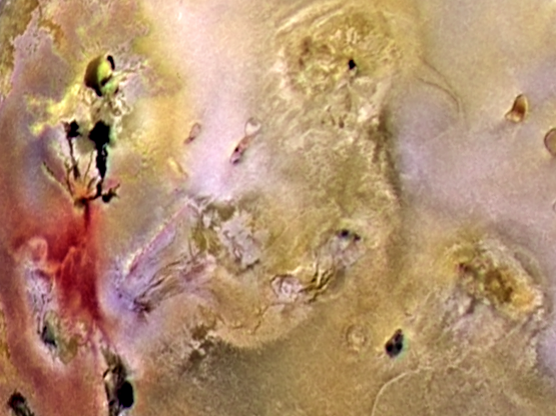
%> input picture EE415 Digital Image Processing/In Class/11-08/Fig0642(a)(jupiter_moon_original).tif, 556 x 416 px
$ octave fig6_42.m   (GNU Octave 9; MATLAB toolbox functions it lacks are replaced by stand-ins)
%> lines starting %> are read from the running program, lines starting %| are printed output that depends on the picture; in (x1, y1, x2, y2) boxes, pixels count from 0 and x2, y2 are one past the last pixel; in counts of white or black regions, pixels touching at a corner belong together; the program's own positions count from 1
### EE415 Digital Image Processing/In Class/10-30/xx_rgb2hsi.m
%% Convert RGB image to HSI components
%%
%%   hsi = xx_rgb2hsi(rgb)
%%
%% Will accept RGB image of either uint8 or double class.
%% It returns HSI components (double).  All components are
%% normalized to the range 0 to 1.

function hsi = xx_rgb2hsi(rgb)

  if strcmp(class(rgb), 'uint8')
    rgb = double(rgb)/255;
  end

  hsi = zeros(size(rgb));

  % Compute hue
  hue = zeros(size(rgb(:,:,1)));
  den = sqrt((rgb(:,:,1)-rgb(:,:,2)).^2 + ...
             (rgb(:,:,1)-rgb(:,:,3)).*(rgb(:,:,2)-rgb(:,:,3)));
  num = 0.5*((rgb(:,:,1)-rgb(:,:,2))+(rgb(:,:,1)-rgb(:,:,3)));

  % Skip den == 0 points
  ind = den ~= 0;
  hue(ind) = acos(num(ind)./den(ind))/(2*pi);

  % acosd returns values between 0 and 180, adjust for full range
  ind = rgb(:,:,3) > rgb(:,:,2);
  hue(ind) = 1 - hue(ind);

  hsi(:,:,1) = hue;

  % Compute intensity (value)
  val = sum(rgb, 3)/3;
  hsi(:,:,3) = val;

  % Compute saturation
  sat = zeros(size(hue));
  ind = (val ~= 0);
  mrgb = min(rgb,[],3);
  sat(ind) = 1 - mrgb(ind) ./ val(ind);
  hsi(:,:,2) = sat;

end

### EE415 Digital Image Processing/In Class/10-30/xx_hsi2rgb.m
%% Convert HSI components to RGB image.
%%
%%   rgb = xx_hsi2rgb(hsi)
%%
%% Will accept HSI matrix of either uint8 or double class.
%% It returns RGB image of class double.

function rgb = xx_hsi2rgb(hsi)

  if strcmp(class(hsi), 'uint8')
    hsi = double(hsi)/255;
  end

  m = size(hsi,1);
  n = size(hsi,2);

  red = zeros(m,n);
  grn = zeros(m,n);
  blu = zeros(m,n);

  % Extract hue, sat, val
  hue = hsi(:,:,1)*360;
  sat = hsi(:,:,2);
  val = hsi(:,:,3);

  % RG Sector
  ind = and(hue>=0,hue<120);
  blu(ind) = val(ind).*(1 - sat(ind));
  red(ind) = val(ind).*(1 + sat(ind).*cosd(hue(ind)) ./ cosd(60 - hue(ind)));
  grn(ind) = 3*val(ind) - red(ind) - blu(ind);

  % GB Sector (hue = hue - 120)
  ind = and(hue>=120,hue<240);
  red(ind) = val(ind).*(1 - sat(ind));
  grn(ind) = val(ind).*(1 + sat(ind).*cosd(hue(ind)-120) ./ cosd(180 - hue(ind)));
  blu(ind) = 3*val(ind) - red(ind) - grn(ind);

  % BR Sector (hue = hue - 240)
  ind = and(hue>=240,hue<=360);
  grn(ind) = val(ind).*(1 - sat(ind));
  blu(ind) = val(ind).*(1 + sat(ind).*cosd(hue(ind)-240) ./ cosd(300 - hue(ind)));
  red(ind) = 3*val(ind) - grn(ind) - blu(ind);

  rgb = reshape([red grn blu],[size(red) 3]);

end

### EE415 Digital Image Processing/In Class/11-08/fig6_42.m
a = imread('Fig0642(a)(jupiter_moon_original).tif');
%> a is the input picture: size 416x556x3 uint8; mean R, G, B 180.5, 145.4, 113.3

figure(1);
imshow(a);

a_hsi = xx_rgb2hsi(a);
%> in xx_rgb2hsi, `hue = zeros(size(rgb(:,:,1)));`: hue: size 416x556 double; every value is 0
%> in xx_rgb2hsi, `ind = den ~= 0;`:
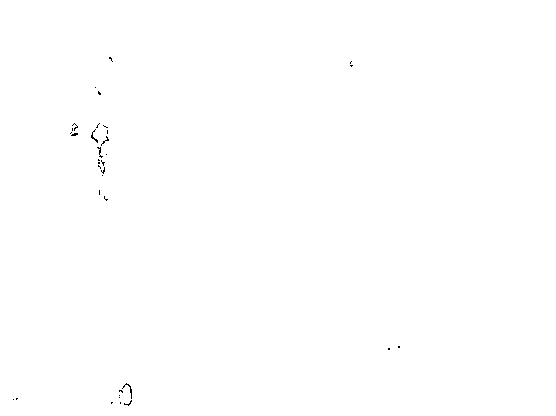
%> ind: size 416x556 logical; 99.9% white; black in thin lines or dots, all inside (x1, y1, x2, y2) = (13, 57, 400, 406)
%> in xx_rgb2hsi, `ind = rgb(:,:,3) > rgb(:,:,2);`: ind: size 416x556 logical; 6.6% white; 82 white regions (61 under 20 px), largest, box (x1, y1, x2, y2) and area: (24, 224, 175, 357) 7695, (187, 105, 241, 205) 3048, (26, 124, 78, 201) 1007
%> in xx_rgb2hsi, `hue(ind) = 1 - hue(ind);`:
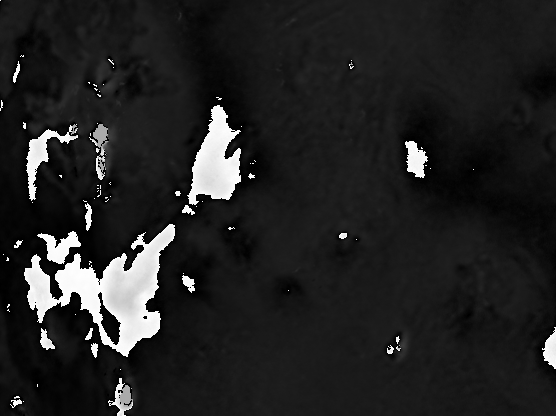
%> hue: size 416x556 double; min 0, max 0.999, mean 0.138
%> in xx_rgb2hsi, `hsi(:,:,2) = sat;`:
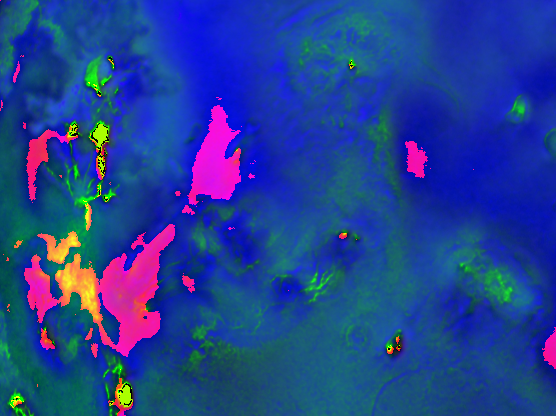
%> hsi: size 416x556x3 double; mean R, G, B 0.138, 0.253, 0.574

for k = 1:3
  figure(1+k);
  imshow(a_hsi(:,:,k));
endfor

a_sat = a_hsi(:,:,2);
t = max(max(a_sat))/5;
%> t = 0.2

mask = a_sat > t;
%> mask: size 416x556 logical; 64.5% white; 242 black regions (194 under 20 px), largest, box (x1, y1, x2, y2) and area: (82, 0, 322, 381) 35300, (394, 0, 556, 394) 30437, (0, 13, 90, 211) 5359

figure(5);
imshow(mask)

f = a_hsi(:,:,1).*mask;

figure(6);
imshow(f);

figure(7);
hist(f(:), 1000);
%> figure, not shown here; tallest bar 82663 high, from x = 3.58e-17 to 0.000999

a_sat(~mask) = 0;
g_hsi = a_hsi;
g_hsi(:,:,1) = f;
g_hsi(:,:,2) = a_sat;

g = xx_hsi2rgb(g_hsi);
%> in xx_hsi2rgb, `ind = and(hue>=0,hue<120);`: ind: size 416x556 logical; 98.2% white; 75 black regions (57 under 20 px), largest, box (x1, y1, x2, y2) and area: (55, 253, 110, 343) 1749, (37, 231, 81, 264) 677, (109, 378, 133, 408) 331
%> in xx_hsi2rgb, `ind = and(hue>=120,hue<240);`: ind: size 416x556 logical; 0.01% white in thin lines or dots, all inside (x1, y1, x2, y2) = (102, 135, 133, 400)
%> in xx_hsi2rgb, `red(ind) = val(ind).*(1 - sat(ind));`: red: size 416x556 double; min 0, max 1, mean 0.664; mean of the top-left, top-right, bottom-left and bottom-right quarters 0.722, 0.709, 0.57, 0.658
%> in xx_hsi2rgb, `grn(ind) = val(ind).*(1 + sat(ind).*cosd(hue(ind)-120) ./ cosd(180 - h..`: grn: size 416x556 double; min -5.55e-17, max 1, mean 0.575; mean of the top-left, top-right, bottom-left and bottom-right quarters 0.651, 0.645, 0.448, 0.557
%> in xx_hsi2rgb, `blu(ind) = 3*val(ind) - red(ind) - grn(ind);`: blu: size 416x556 double; min 0, max 0.984, mean 0.47; mean of the top-left, top-right, bottom-left and bottom-right quarters 0.558, 0.535, 0.378, 0.408
%> in xx_hsi2rgb, `ind = and(hue>=240,hue<=360);`: ind: size 416x556 logical; 1.8% white; 71 white regions (53 under 20 px), largest, box (x1, y1, x2, y2) and area: (55, 253, 110, 343) 1749, (37, 231, 81, 264) 677, (109, 378, 133, 408) 330
%> in xx_hsi2rgb, `grn(ind) = val(ind).*(1 - sat(ind));`:
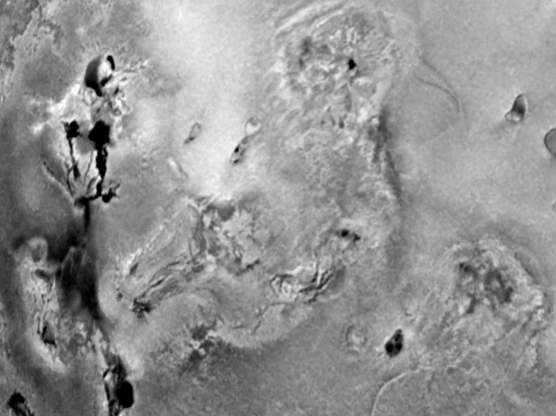
%> grn: size 416x556 double; min -5.55e-17, max 1, mean 0.577; drawn with min black and max white
%> in xx_hsi2rgb, `blu(ind) = val(ind).*(1 + sat(ind).*cosd(hue(ind)-240) ./ cosd(300 - h..`:
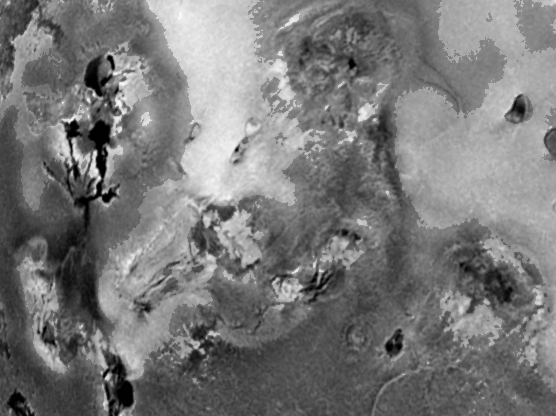
%> blu: size 416x556 double; min 0, max 0.984, mean 0.473
%> in xx_hsi2rgb, `red(ind) = 3*val(ind) - grn(ind) - blu(ind);`:
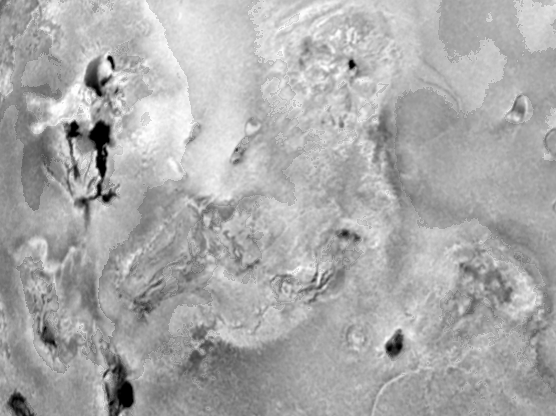
%> red: size 416x556 double; min -1.39e-17, max 1, mean 0.672; drawn with min black and max white
%> in xx_hsi2rgb, `rgb = reshape([red grn blu],[size(red) 3]);`:
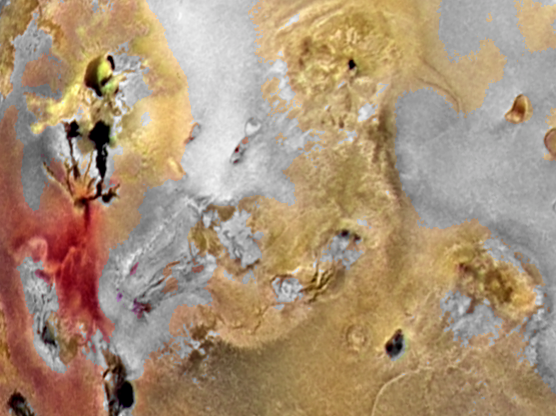
%> rgb: size 416x556x3 double; mean R, G, B 0.672, 0.577, 0.473; drawn with min black and max white

figure(8);
imshow(g);
